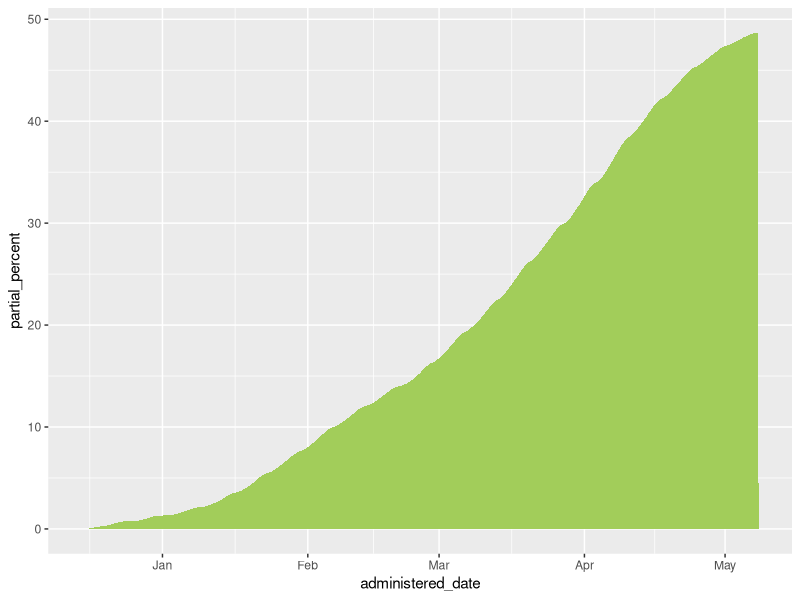
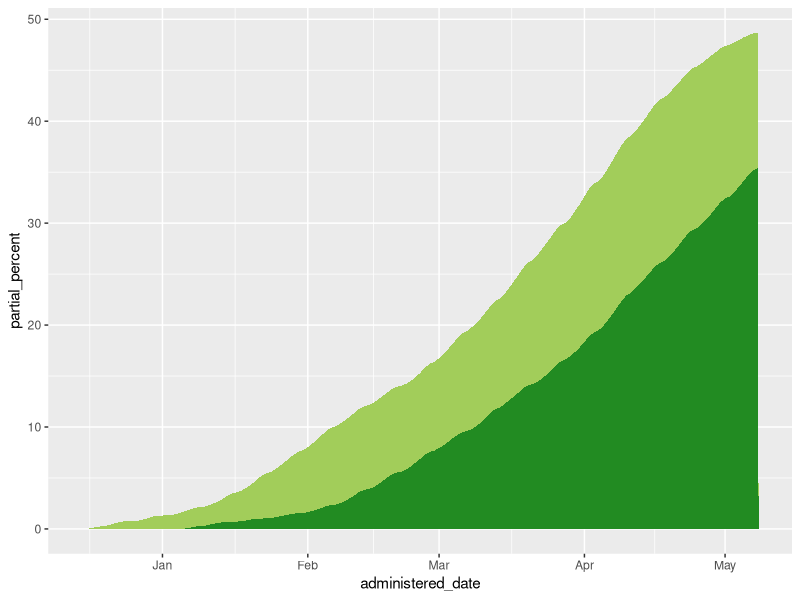
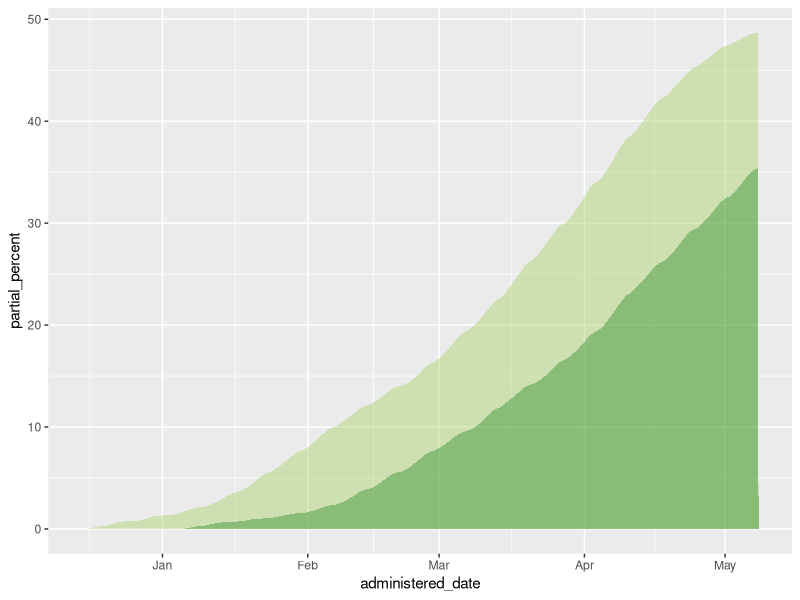
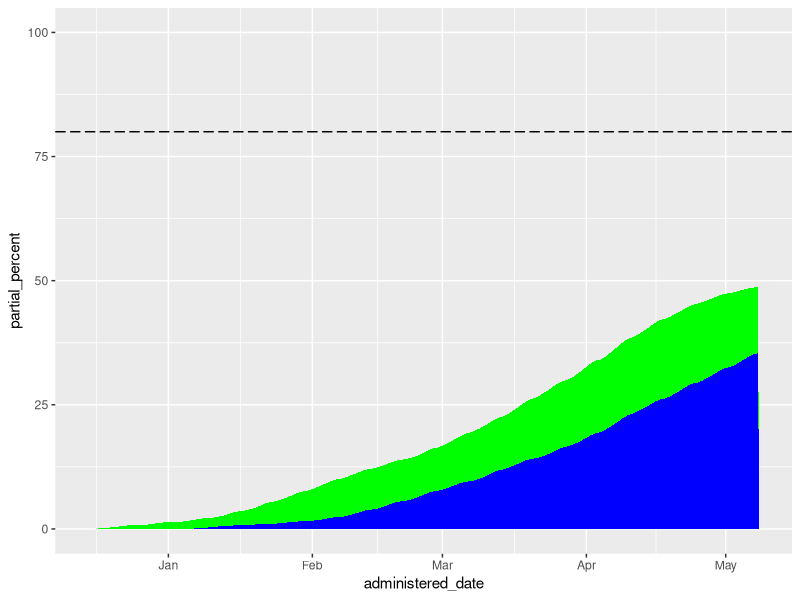
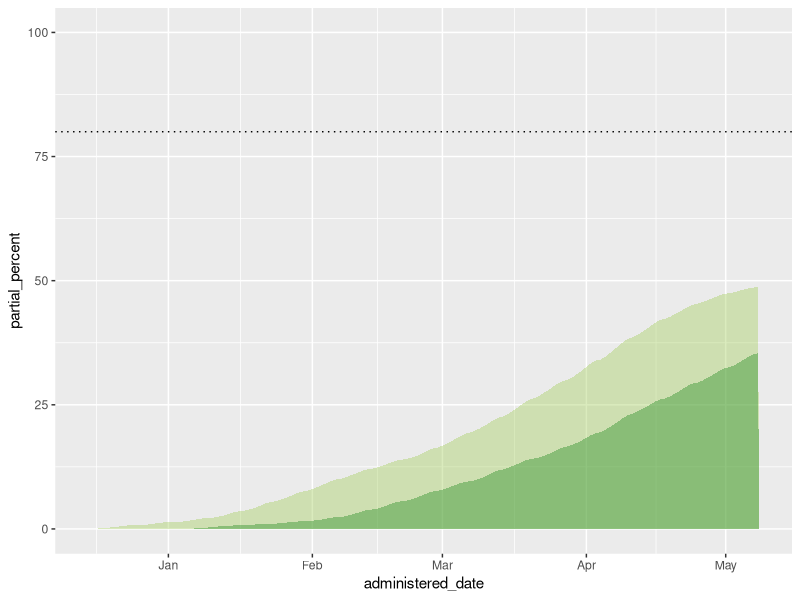
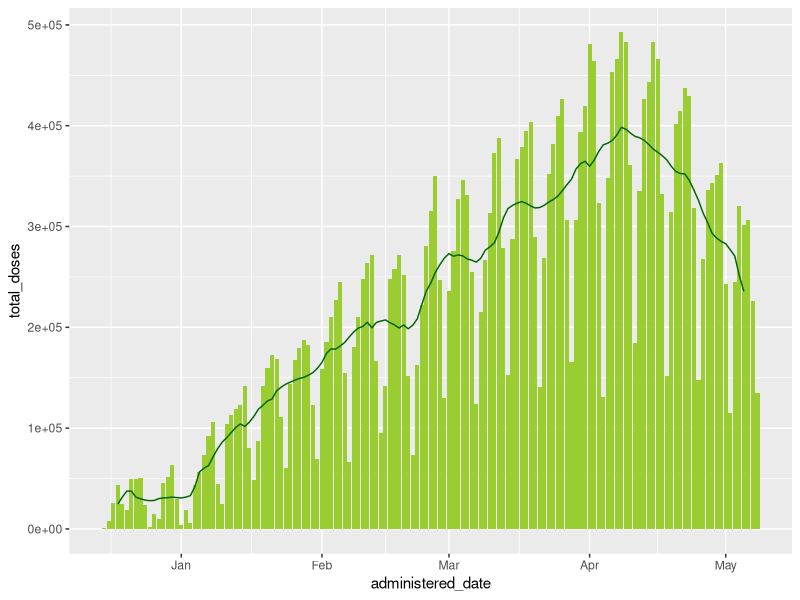
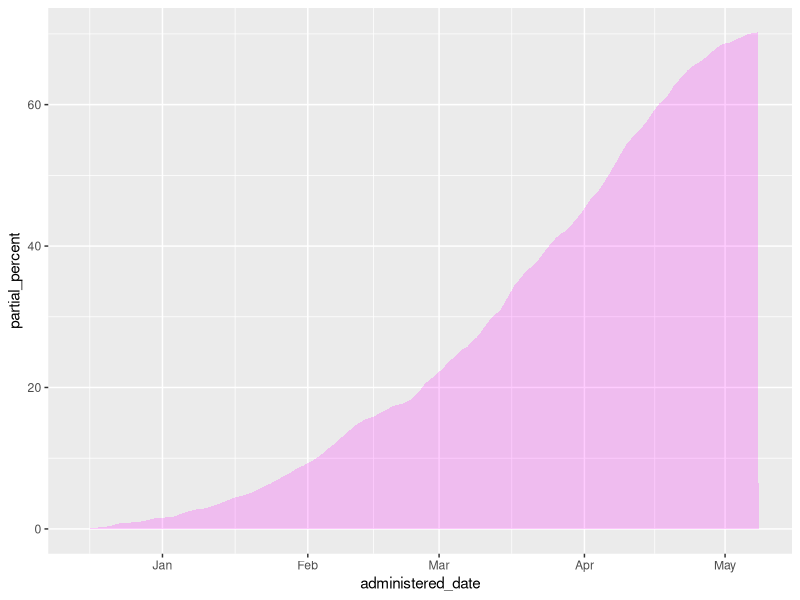
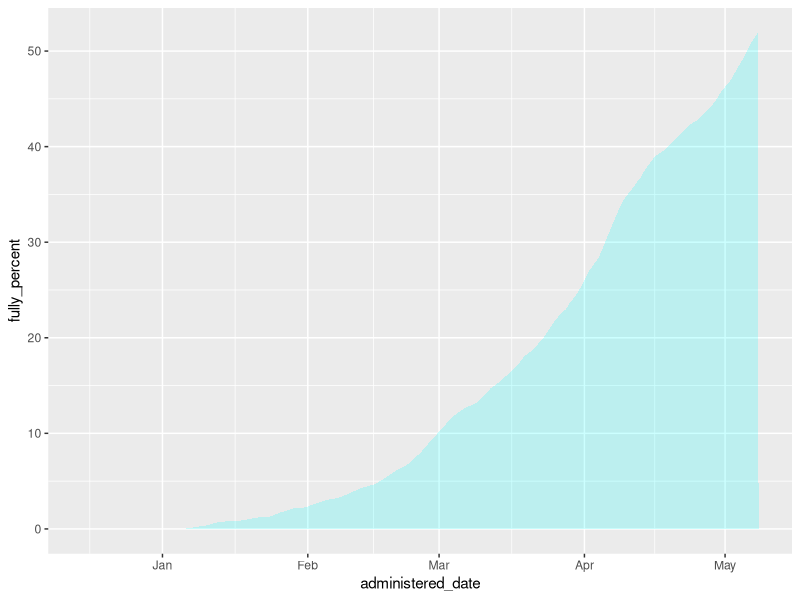

Source code (R) for these figures, in order:
## ---- chunk 1
# You may need to install the package zoo
#install.packages("zoo")

library(ggplot2)
library(zoo)
## ---- chunk 2
# Loading vaccine administered dataset 
vaccine_admin <- read.csv("covid-19-progress-county-051021.csv") 
head(vaccine_admin)
## ---- chunk 3
# To learn more about the trimws function
?trimws

# Creating a string of text that has an extra white space
test_text1 <- "I am writing a sentence with an extra space at the end "

# Run this code and take a look in the console, you'll notice that the output there is no longer a white space at the end
# You can change where the white space is removed, "left", "right", "both"
trimws(test_text1, which = "right")

# What do think the output of this text string will be?
# Hint: remember you will need to specify which direction you want to trim! 
test_text2 <- " I am writing a sentence with an extra spaces everywhere "

# Test it out yourself with the variable test_text2 we just created!
trimws(test_text2 , which = "both")

## ---- chunk 4
# Specifying "both" will ensure that extra white spaces will be removed throughout
unique(vaccine_admin$county)

vaccine_admin$county <- trimws(vaccine_admin$county, which = "both")

## ---- chunk 5
random_date <- "15/Jan/2020"

# Fill in the format
as.Date(random_date, format = "%d/%b/%Y")

## ---- chunk 6

vaccine_admin$administered_date <- as.Date(vaccine_admin$administered_date, format = "%Y-%m-%d")

summary(vaccine_admin)

## ---- chunk 7

vaccine_CA <- subset(vaccine_admin, county == "All CA Counties")

## ---- chunk 8

CA_pop <- c(39466917)

# In these two lines, we are calculating the percentage of those who have had at least one dose (this is for those who are partially vaccinated). 
# And then rounding the number to two decimal places using the round() 
vaccine_CA$partial_percent <- (vaccine_CA$cumulative_at_least_one_dose/CA_pop)*100
vaccine_CA$partial_percent <- round(vaccine_CA$partial_percent, digits = 2)

# This is combining the two steps above into one to calculate the percentage of those who are fully vaccinated
vaccine_CA$fully_percent <- round(((vaccine_CA$cumulative_fully_vaccinated/CA_pop)*100), digits = 2)

## ---- chunk 9
summary(vaccine_CA)
tail(vaccine_CA)

## ---- chunk 10

# This will show you the column names in the dataset
names(vaccine_CA)

# Plotting the inital graph with the first layer for the partially vaccinated percentages
ggplot(data = vaccine_CA, aes(x = administered_date, y = partial_percent)) +
  geom_area(fill = "darkolivegreen3")

# Adding the second layer with the fully vaccinated percentages
ggplot(data = vaccine_CA, aes(x = administered_date, y = partial_percent)) +
  geom_area(fill = "darkolivegreen3") + 
  geom_area(aes(x = administered_date, y = fully_percent), fill="forestgreen")

# Here is an example of changing the opacity of the graph with the aesthetic parameter alpha
ggplot(data = vaccine_CA, aes(x = administered_date, y = partial_percent)) +
  geom_area(fill = "darkolivegreen3", alpha = 0.4) + 
  geom_area(aes(x = administered_date, y = fully_percent), fill="forestgreen", alpha = 0.4)

## ---- chunk 11

# Try changing the line type with something different

ggplot(data = vaccine_CA, aes(x = administered_date, y = partial_percent)) +
  geom_area(fill="green") + 
  geom_area(aes(x= administered_date, y = fully_percent), fill="blue") +
  ylim(0, 100) +
  geom_hline(yintercept = 80, linetype='longdash')

ggplot(data = vaccine_CA, aes(x = administered_date, y = partial_percent)) +
  geom_area(fill = "darkolivegreen3", alpha = 0.4) + 
  geom_area(aes(x = administered_date, y = fully_percent), fill="forestgreen", alpha = 0.4) +
  ylim(0, 100) + geom_hline(yintercept = 80, linetype='dotted')

## ---- chunk 12

# Use the function rollmean() to calculate rolling averages over 7 days
vaccine_CA$wk_avg <- zoo::rollmean(vaccine_CA$total_doses, k = 7, fill = NA)

# Round the number to the nearest whole number
vaccine_CA$wk_avg <- round(vaccine_CA$wk_avg, digits = 0)

# Because the data has NAs, a warning message will appear: "Removed 6 row(s) containing missing values (geom_path)"
# So you can na.rm = T to remove the NAs from the plot
ggplot(data = vaccine_CA, aes(x = administered_date, y = total_doses)) +
  geom_col(fill = "yellowgreen") +
  #scale_y_continuous() +
  geom_line(data = vaccine_CA, aes(x = administered_date, y = wk_avg), na.rm = T, color = "darkgreen")

## ---- chunk 13
# Fill in the county of your chose to subset
SF <- subset(vaccine_admin, county == "San Francisco")
summary(SF)

## ---- chunk 14
# Fill in the county's population
county_pop <- c(815000)

# Calculate the percentage the percentage of those who have had at least one dose in that county
SF$partial_percent <- (SF$cumulative_at_least_one_dose/county_pop)*100
SF$partial_percent <- round(SF$partial_percent, digits = 2)

# Calculate the percentage of those who are fully vaccinated in that county
SF$fully_percent <- round(((SF$cumulative_fully_vaccinated/county_pop)*100), digits = 2)


## ---- chunk 15

ggplot(data = SF, aes(x=administered_date, y = partial_percent)) +
  geom_area(fill="magenta", alpha = 0.2)


  
## ---- chunk 16
ggplot(data = SF, aes(x=administered_date, y = fully_percent))+
  geom_area(fill="cyan", alpha = 0.2)
## ---- chunk 17
SFplot <- ggplot(data = SF, aes(x=administered_date, y = partial_percent))+
  geom_area(fill="magenta", alpha = 0.2) +
  geom_area(aes(x = administered_date, y = fully_percent), fill="cyan", alpha = 0.25) 
  
## ---- chunk 18
SFplot + labs(x = "Date of Vaccine", y = "Vaccination Rate",
title ="SF Vaccine Data")
## ---- chunk 19

# Use the function rollmean() to calculate rolling averages over 7 days
SF$wk_avg <- zoo::rollmean(SF$total_doses , k = 7, fill = NA)

# Round the number to the nearest whole number
SF$wk_avg <- round(SF$wk_avg, digits = 0)

## ---- chunk 20
ggplot(data = vaccine_CA, aes(x = administered_date, y = total_doses)) +
  geom_col(fill = "lightblue") +
  scale_y_continuous() +
  geom_line(data = vaccine_CA, aes(x = administered_date, y = wk_avg), na.rm = T, 
            color = "magenta", alpha = 0.5, size = 0.8) +
  labs(x = "Date of Vaccine", y = "Total Vaccinations", 
       title ="SF Vaccine Data by Day") 
## ---- chunk 21
pdf("SFvaccinations.pdf")

SFplot + labs(x = "Date of Vaccine", y = "Vaccination Rate",
title ="SF Vaccine Data")

ggplot(data = vaccine_CA, aes(x = administered_date, y = total_doses)) +
  geom_col(fill = "lightblue") +
  scale_y_continuous() +
  geom_line(data = vaccine_CA, aes(x = administered_date, y = wk_avg), na.rm = T, 
            color = "magenta", alpha = 0.5, size = 0.8) +
  labs(x = "Date of Vaccine", y = "Total Vaccinations", 
       title ="SF Vaccine Data by Day")

dev.off()

